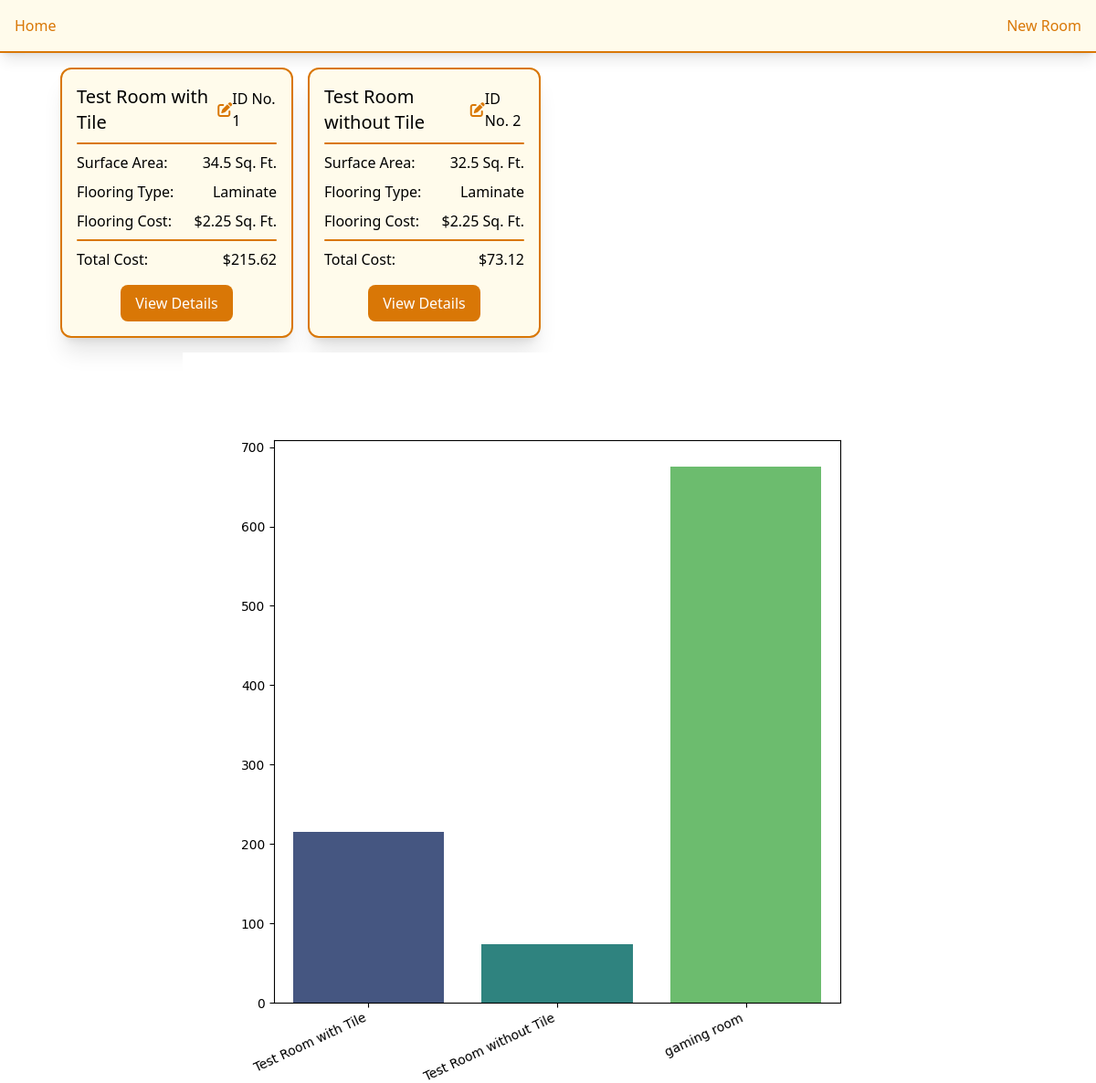
Before: / with the older database file.
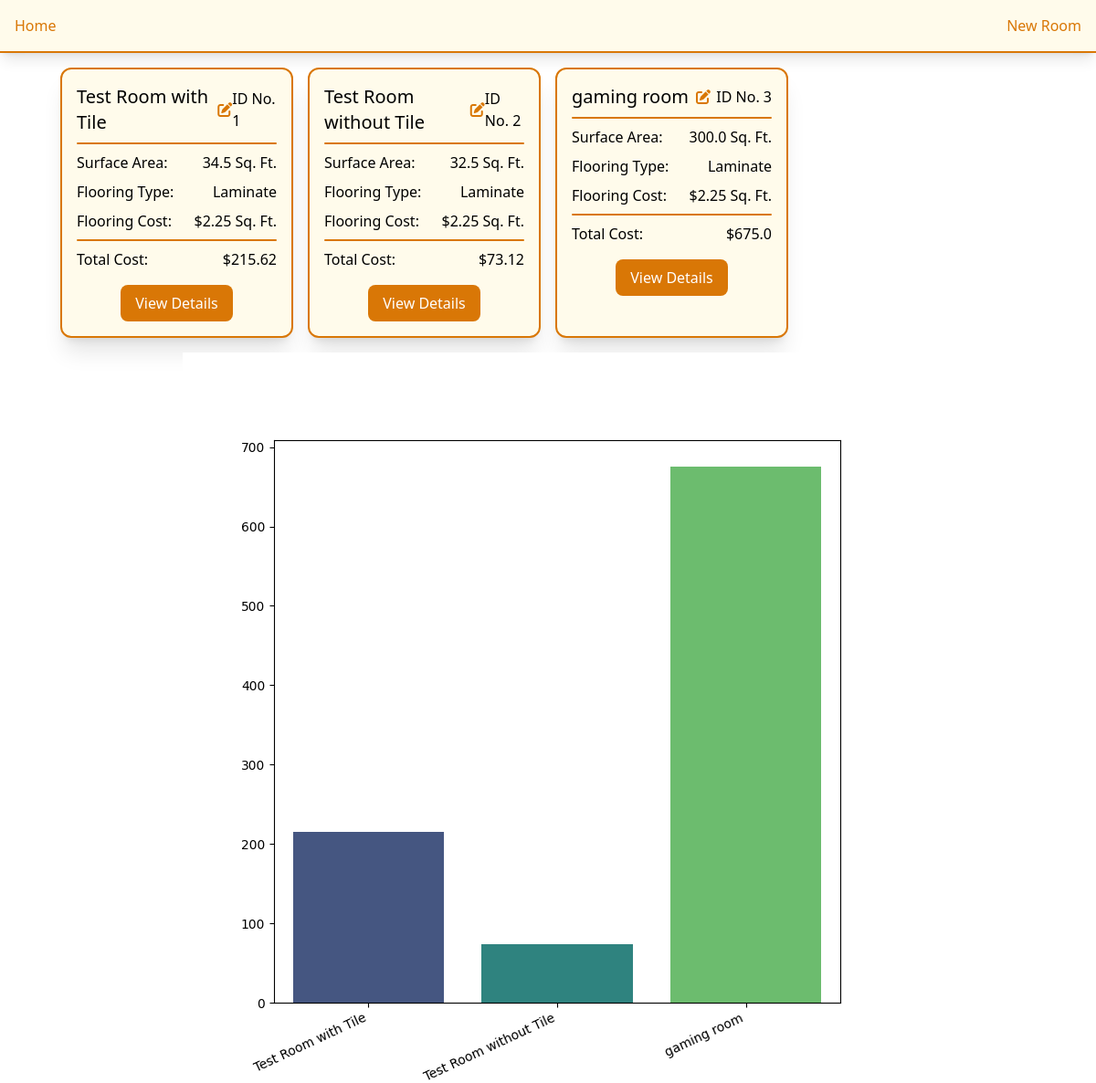
After: the same page with the newer database file.
### models/Models.py (models this page shows)
class RoomModel(Base):
    __tablename__ = 'rooms'
    id = Column(Integer, primary_key=True, index=True)
    name = Column(String, nullable=False)
    surface_area = Column(Float, nullable=False)
    flooring_type = Column(String, nullable=False)
    flooring_cost_per_sqft = Column(Float, nullable=False)
    is_tiling_needed = Column(Boolean, default=False, nullable=False)
    tile_type = Column(String, nullable=True)
    tile_cost_per_sqft = Column(Float, nullable=True)
    tiling_area = Column(Float, nullable=True)
    supplies = relationship("SupplyModel", back_populates="room")
    def calculate_total_cost(self):
        flooring_cost = self.surface_area * self.flooring_cost_per_sqft
        tiling_cost = (self.tiling_area * self.tile_cost_per_sqft) \
            if self.is_tiling_needed else 0
        return round(flooring_cost + tiling_cost, 2)

### app.py (the view)
@app.route('/')
def index():
    rooms = db_session.query(RoomModel).all()
    for room in rooms:
        room.total_cost_calculated = room.calculate_total_cost()
        room_name_list.append(room.name)
        room_total_cost_list.append(room.total_cost_calculated)
        plt.figure(figsize=(8, 8))
        sns.barplot(x=room_name_list, y=room_total_cost_list, palette="viridis")
        plt.xticks(rotation=25, ha="right")
        img_path = os.path.join(app.static_folder, 'plot.png')
        plt.savefig(img_path)
        plt.close()
    return render_template('home.html', rooms=rooms, plot_url=url_for("static", filename="plot.png"))

### templates/home.html
{% extends 'components/base.html' %}
{% block content %}
<div class="flex flex-col items-center justify-center w-full">
    <div class="w-11/12 grid grid-cols-1 sm:grid-cols-2 md:grid-cols-3 lg:grid-cols-4 gap-4 p-4">
        {% for room in rooms %}
        <div class="rounded-xl p-4 bg-amber-50 border-2 border-amber-600 shadow-xl">
            <div class="flex items-center">
                <h1 class="text-xl">{{ room.name }}</h1>
                <a href="/edit_rooms/{{ room.id }}" class="ml-2 text-amber-600 hover:text-amber-800">
                    <i class="fa-solid fa-pen-to-square"></i>
                </a>
                <h3 class="ml-auto">ID No. {{ room.id }}</h3>
            </div>
            <hr class="h-0.5 mx-auto my-2 bg-amber-600 border-0 rounded">
            <div class="space-y-2">
                <div class="flex justify-between">
                    <h3>Surface Area:</h3>
                    <h3>{{ room.surface_area }} Sq. Ft.</h3>
                </div>
                <div class="flex justify-between">
                    <h3>Flooring Type:</h3>
                    <h3>{{ room.flooring_type }}</h3>
                </div>
                <div class="flex justify-between">
                    <h3>Flooring Cost:</h3>
                    <h3>${{ room.flooring_cost_per_sqft }} Sq. Ft.</h3>
                </div>
            </div>
            <hr class="h-0.5 mx-auto my-2 bg-amber-600 border-0 rounded">
            <div class="space-y-2">
                <div class="flex justify-between">
                    <h3>Total Cost:</h3>
                    <h3>${{ room.total_cost_calculated }}</h3>
                </div>
            </div>
            <div class="flex justify-center mt-4">
                <a href="{{ url_for('room_details', room_id=room.id) }}" class="bg-amber-600 text-white px-4 py-2 rounded-lg hover:bg-amber-800 transition">
                    View Details
                </a>
            </div>
        </div>
        {% endfor %}
    </div>
</div>
    <div class="w-full flex justify-center items-center flex-col">
        <img src="{{ plot_url }}" alt="Cost Analysis Graph" class="h-auto"/>
    </div>
{% endblock %}

### templates/components/base.html (shortened to what this page needs)
<!doctype html>
<html lang="en">
<head>
    <link rel="stylesheet" href="{{ url_for('static', filename='dist/css/output.css') }}">
    <link rel="stylesheet" href="https://cdnjs.cloudflare.com/ajax/libs/font-awesome/6.6.0/css/all.min.css">
</head>
<body>
    {% include 'components/navbar.html' %}
    {% block content %}
    {% endblock %}
</body>
</html>

### templates/components/navbar.html
<nav class="w-full flex bg-amber-50 p-4 shadow-lg z-30 border-b-2 border-amber-600">
    <div>
        <a href="/" class="text-amber-600 hover:underline">Home</a>
    </div>
    <div class="space-x-4 ml-auto">
        <a href="/add_room" class="text-amber-600 hover:underline">New Room</a>
    </div>
</nav>

Changed rows visible on the page:
added RoomModel: name "gaming room", id "3", surface_area "300.0", flooring_type "Laminate", flooring_cost_per_sqft "2.25", total_cost_calculated "675.0"
